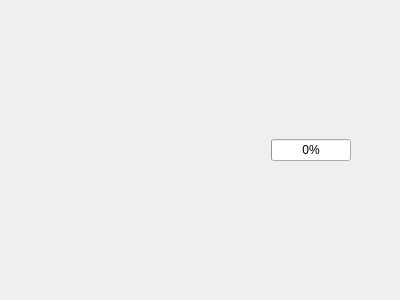
<?xml version="1.0" encoding="UTF-8"?>
<ui version="4.0">
 <class>TaskProgress</class>
 <widget class="QWidget" name="TaskProgress">
  <property name="geometry">
   <rect>
    <x>0</x>
    <y>0</y>
    <width>400</width>
    <height>300</height>
   </rect>
  </property>
  <layout class="QHBoxLayout" name="horizontalLayout">
   <item>
    <widget class="QLabel" name="m_descriptionLabel">
     <property name="sizePolicy">
      <sizepolicy hsizetype="MinimumExpanding" vsizetype="Maximum">
       <horstretch>0</horstretch>
       <verstretch>0</verstretch>
      </sizepolicy>
     </property>
     <property name="text">
      <string/>
     </property>
     <property name="margin">
      <number>4</number>
     </property>
    </widget>
   </item>
   <item>
    <widget class="QProgressBar" name="m_progressBar">
     <property name="maximumSize">
      <size>
       <width>80</width>
       <height>16777215</height>
      </size>
     </property>
     <property name="value">
      <number>0</number>
     </property>
    </widget>
   </item>
   <item>
    <widget class="QPushButton" name="m_cancelButton">
     <property name="enabled">
      <bool>true</bool>
     </property>
     <property name="maximumSize">
      <size>
       <width>32</width>
       <height>32</height>
      </size>
     </property>
     <property name="text">
      <string/>
     </property>
     <property name="icon">
      <iconset resource="../../App/rsc/espina.qrc">
       <normaloff>:/espina/cancel.png</normaloff>:/espina/cancel.png</iconset>
     </property>
     <property name="iconSize">
      <size>
       <width>22</width>
       <height>22</height>
      </size>
     </property>
     <property name="flat">
      <bool>true</bool>
     </property>
    </widget>
   </item>
  </layout>
 </widget>
 <resources>
  <include location="../../App/rsc/espina.qrc"/>
 </resources>
 <connections/>
</ui>
